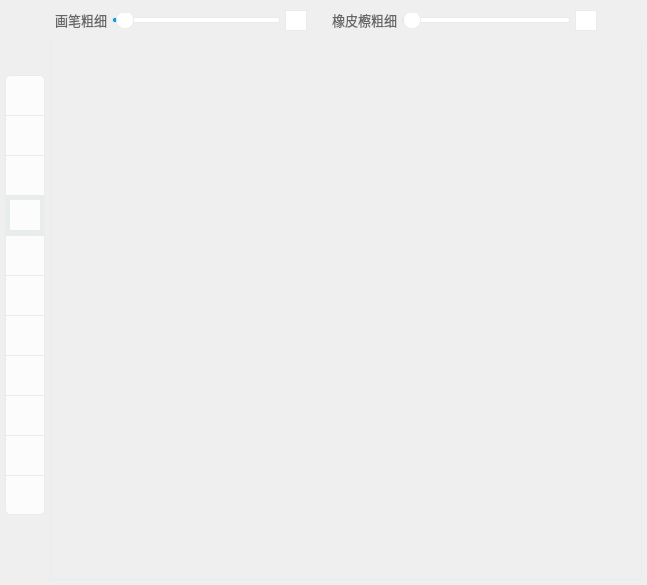
     <widget class="QWidget" name="board_tab">
      <attribute name="title">
       <string>画板</string>
      </attribute>
      <layout class="QGridLayout" name="gridLayout_3" rowstretch="0,0">
       <property name="leftMargin">
        <number>5</number>
       </property>
       <property name="topMargin">
        <number>5</number>
       </property>
       <property name="rightMargin">
        <number>5</number>
       </property>
       <property name="bottomMargin">
        <number>5</number>
       </property>
       <property name="spacing">
        <number>5</number>
       </property>
       <item row="0" column="1">
        <layout class="QHBoxLayout" name="horizontalLayout_3">
         <property name="leftMargin">
          <number>5</number>
         </property>
         <property name="topMargin">
          <number>5</number>
         </property>
         <property name="rightMargin">
          <number>5</number>
         </property>
         <property name="bottomMargin">
          <number>5</number>
         </property>
         <item>
          <widget class="QLabel" name="label_6">
           <property name="sizePolicy">
            <sizepolicy hsizetype="Fixed" vsizetype="Fixed">
             <horstretch>0</horstretch>
             <verstretch>0</verstretch>
            </sizepolicy>
           </property>
           <property name="font">
            <font>
             <family>微软雅黑</family>
             <pointsize>10</pointsize>
            </font>
           </property>
           <property name="styleSheet">
            <string notr="true">QLabel {
	color: #666666;
}</string>
           </property>
           <property name="text">
            <string>画笔粗细</string>
           </property>
          </widget>
         </item>
         <item>
          <widget class="QSlider" name="pen_width_slider">
           <property name="sizePolicy">
            <sizepolicy hsizetype="Fixed" vsizetype="Fixed">
             <horstretch>0</horstretch>
             <verstretch>0</verstretch>
            </sizepolicy>
           </property>
           <property name="minimumSize">
            <size>
             <width>168</width>
             <height>0</height>
            </size>
           </property>
           <property name="maximumSize">
            <size>
             <width>168</width>
             <height>16777215</height>
            </size>
           </property>
           <property name="styleSheet">
            <string notr="true">QSlider::groove:horizontal {
    border: 1px solid #E8ECEC;
	border-radius: 2px;
    height: 4px; 
    background: #ffffff;
}

QSlider::handle:horizontal {
    border: 1px solid #E8ECEC;
	border-radius: 2px;
    background: #ffffff;
	width: 16px;
    margin-top: -7px;
    margin-bottom: -7px;
    border-radius: 8px;
}

QSlider::sub-page:horizontal {
	border: 1px solid #E8ECEC;
	border-radius: 2px;
    height: 4px; 
    background-color: #1296db;
}</string>
           </property>
           <property name="minimum">
            <number>1</number>
           </property>
           <property name="sliderPosition">
            <number>3</number>
           </property>
           <property name="orientation">
            <enum>Qt::Horizontal</enum>
           </property>
          </widget>
         </item>
         <item>
          <widget class="QLineEdit" name="pen_width_edit">
           <property name="sizePolicy">
            <sizepolicy hsizetype="Fixed" vsizetype="Fixed">
             <horstretch>0</horstretch>
             <verstretch>0</verstretch>
            </sizepolicy>
           </property>
           <property name="minimumSize">
            <size>
             <width>22</width>
             <height>0</height>
            </size>
           </property>
           <property name="maximumSize">
            <size>
             <width>20</width>
             <height>16777215</height>
            </size>
           </property>
           <property name="font">
            <font>
             <family>微软雅黑</family>
             <pointsize>9</pointsize>
            </font>
           </property>
           <property name="styleSheet">
            <string notr="true">QLineEdit {
	border: 1px solid #E8ECEC;
}</string>
           </property>
           <property name="text">
            <string/>
           </property>
          </widget>
         </item>
         <item>
          <spacer name="horizontalSpacer_4">
           <property name="orientation">
            <enum>Qt::Horizontal</enum>
           </property>
           <property name="sizeType">
            <enum>QSizePolicy::Fixed</enum>
           </property>
           <property name="sizeHint" stdset="0">
            <size>
             <width>20</width>
             <height>20</height>
            </size>
           </property>
          </spacer>
         </item>
         <item>
          <widget class="QLabel" name="label_7">
           <property name="sizePolicy">
            <sizepolicy hsizetype="Fixed" vsizetype="Fixed">
             <horstretch>0</horstretch>
             <verstretch>0</verstretch>
            </sizepolicy>
           </property>
           <property name="font">
            <font>
             <family>微软雅黑</family>
             <pointsize>10</pointsize>
            </font>
           </property>
           <property name="styleSheet">
            <string notr="true">QLabel {
	color: #666666;
}</string>
           </property>
           <property name="text">
            <string>橡皮檫粗细</string>
           </property>
          </widget>
         </item>
         <item>
          <widget class="QSlider" name="rubber_width_slider">
           <property name="sizePolicy">
            <sizepolicy hsizetype="Fixed" vsizetype="Fixed">
             <horstretch>0</horstretch>
             <verstretch>0</verstretch>
            </sizepolicy>
           </property>
           <property name="minimumSize">
            <size>
             <width>168</width>
             <height>0</height>
            </size>
           </property>
           <property name="maximumSize">
            <size>
             <width>168</width>
             <height>16777215</height>
            </size>
           </property>
           <property name="styleSheet">
            <string notr="true">QSlider::groove:horizontal {
    border: 1px solid #E8ECEC;
	border-radius: 2px;
    height: 4px; 
    background: #ffffff;
}

QSlider::handle:horizontal {
    border: 1px solid #E8ECEC;
	border-radius: 2px;
    background: #ffffff;
	width: 16px;
    margin-top: -7px;
    margin-bottom: -7px;
    border-radius: 8px;
}

QSlider::sub-page:horizontal {
	border: 1px solid #E8ECEC;
	border-radius: 2px;
    height: 4px; 
    background-color: #1296db;
}</string>
           </property>
           <property name="minimum">
            <number>1</number>
           </property>
           <property name="orientation">
            <enum>Qt::Horizontal</enum>
           </property>
          </widget>
         </item>
         <item>
          <widget class="QLineEdit" name="rubber_width_edit">
           <property name="sizePolicy">
            <sizepolicy hsizetype="Fixed" vsizetype="Fixed">
             <horstretch>0</horstretch>
             <verstretch>0</verstretch>
            </sizepolicy>
           </property>
           <property name="minimumSize">
            <size>
             <width>22</width>
             <height>0</height>
            </size>
           </property>
           <property name="maximumSize">
            <size>
             <width>20</width>
             <height>16777215</height>
            </size>
           </property>
           <property name="font">
            <font>
             <family>微软雅黑</family>
             <pointsize>9</pointsize>
            </font>
           </property>
           <property name="styleSheet">
            <string notr="true">QLineEdit {
	border: 1px solid #E8ECEC;
}</string>
           </property>
           <property name="text">
            <string/>
           </property>
          </widget>
         </item>
         <item>
          <spacer name="horizontalSpacer_5">
           <property name="orientation">
            <enum>Qt::Horizontal</enum>
           </property>
           <property name="sizeHint" stdset="0">
            <size>
             <width>40</width>
             <height>20</height>
            </size>
           </property>
          </spacer>
         </item>
        </layout>
       </item>
       <item row="1" column="1">
        <widget class="QTabWidget" name="board_tabWidget">
         <property name="minimumSize">
          <size>
           <width>556</width>
           <height>539</height>
          </size>
         </property>
         <property name="font">
          <font>
           <family>微软雅黑</family>
           <pointsize>10</pointsize>
          </font>
         </property>
         <property name="styleSheet">
          <string notr="true">QTabBar::tab {
	padding-top: 0px;
	color: #999999;
	border: 1px solid #E8ECEC;
	border-bottom: none;
	border-top-left-radius: 3px;
	border-top-right-radius: 3px;
	height: 20px;
	width: 90px;
}

QTabBar::tab:selected {
	color: #1296db;
	border: 1px solid #E8ECEC;
	border-bottom: none;
	border-top-left-radius: 3px;
	border-top-right-radius: 3px;
	background-color: #ffffff;
	height: 20px;
	width: 90px;
}

QTabBar::tab:hover {
	background-color: #E6E6E6;
}

QTabWidget#board_tabWidget::pane {
	border: 1px solid #E8ECEC;
	border-top: none;
}

QTabBar::close-button {
	image: url(:/button/Resources/material/button/close_mini.png);
}
QTabBar::close-button:hover {
    image: url(:/button/Resources/material/button/close_mini.png);
	border-radius: 8px;
	background-color: red;
}</string>
         </property>
         <property name="tabShape">
          <enum>QTabWidget::Rounded</enum>
         </property>
         <property name="currentIndex">
          <number>-1</number>
         </property>
         <property name="tabsClosable">
          <bool>false</bool>
         </property>
        </widget>
       </item>
       <item row="1" column="0">
        <layout class="QVBoxLayout" name="verticalLayout">
         <property name="spacing">
          <number>0</number>
         </property>
         <item>
          <widget class="QPushButton" name="add_board_btn">
           <property name="cursor">
            <cursorShape>PointingHandCursor</cursorShape>
           </property>
           <property name="toolTip">
            <string>新建画板</string>
           </property>
           <property name="styleSheet">
            <string notr="true">QPushButton {
	border: none;
	background: none;
}</string>
           </property>
           <property name="text">
            <string/>
           </property>
           <property name="icon">
            <iconset resource="../../Status.qrc">
             <normaloff>:/button/Resources/material/button/新建.png</normaloff>:/button/Resources/material/button/新建.png</iconset>
           </property>
           <property name="iconSize">
            <size>
             <width>20</width>
             <height>20</height>
            </size>
           </property>
          </widget>
         </item>
         <item>
          <spacer name="verticalSpacer_2">
           <property name="orientation">
            <enum>Qt::Vertical</enum>
           </property>
           <property name="sizeType">
            <enum>QSizePolicy::Fixed</enum>
           </property>
           <property name="sizeHint" stdset="0">
            <size>
             <width>20</width>
             <height>20</height>
            </size>
           </property>
          </spacer>
         </item>
         <item>
          <widget class="QPushButton" name="black_pen_btn">
           <property name="minimumSize">
            <size>
             <width>40</width>
             <height>40</height>
            </size>
           </property>
           <property name="maximumSize">
            <size>
             <width>40</width>
             <height>40</height>
            </size>
           </property>
           <property name="cursor">
            <cursorShape>PointingHandCursor</cursorShape>
           </property>
           <property name="toolTip">
            <string>黑笔</string>
           </property>
           <property name="styleSheet">
            <string notr="true">QPushButton {
	border: 1px solid #E8ECEC;
	border-bottom: none;
	border-top-left-radius: 5px;
	border-top-right-radius: 5px;
	background-color: #FCFCFC;
}

QPushButton:hover {
	background-color: #E3E3E3;
}

QPushButton:checked {
	background-color: #CACACA;
}</string>
           </property>
           <property name="text">
            <string/>
           </property>
           <property name="icon">
            <iconset resource="../../Status.qrc">
             <normaloff>:/button/Resources/material/button/pen#000000.png</normaloff>:/button/Resources/material/button/pen#000000.png</iconset>
           </property>
           <property name="iconSize">
            <size>
             <width>20</width>
             <height>20</height>
            </size>
           </property>
           <property name="checkable">
            <bool>true</bool>
           </property>
           <attribute name="buttonGroup">
            <string notr="true">buttonGroup</string>
           </attribute>
          </widget>
         </item>
         <item>
          <widget class="QPushButton" name="red_pen_btn">
           <property name="minimumSize">
            <size>
             <width>40</width>
             <height>40</height>
            </size>
           </property>
           <property name="maximumSize">
            <size>
             <width>40</width>
             <height>40</height>
            </size>
           </property>
           <property name="cursor">
            <cursorShape>PointingHandCursor</cursorShape>
           </property>
           <property name="toolTip">
            <string>红笔</string>
           </property>
           <property name="styleSheet">
            <string notr="true">QPushButton {
	border: 1px solid #E8ECEC;
	border-bottom: none;
	background-color: #FCFCFC;
}

QPushButton:hover {
	background-color: #E3E3E3;
}

QPushButton:checked {
	background-color: #CACACA;
}</string>
           </property>
           <property name="text">
            <string/>
           </property>
           <property name="icon">
            <iconset resource="../../Status.qrc">
             <normaloff>:/button/Resources/material/button/pend#d81e06.png</normaloff>:/button/Resources/material/button/pend#d81e06.png</iconset>
           </property>
           <property name="iconSize">
            <size>
             <width>20</width>
             <height>20</height>
            </size>
           </property>
           <property name="checkable">
            <bool>true</bool>
           </property>
           <attribute name="buttonGroup">
            <string notr="true">buttonGroup</string>
           </attribute>
          </widget>
         </item>
         <item>
          <widget class="QPushButton" name="blue_pen_btn">
           <property name="minimumSize">
            <size>
             <width>40</width>
             <height>40</height>
            </size>
           </property>
           <property name="maximumSize">
            <size>
             <width>40</width>
             <height>40</height>
            </size>
           </property>
           <property name="cursor">
            <cursorShape>PointingHandCursor</cursorShape>
           </property>
           <property name="toolTip">
            <string>蓝笔</string>
           </property>
           <property name="styleSheet">
            <string notr="true">QPushButton {
	border: 1px solid #E8ECEC;
	border-bottom: none;
	background-color: #FCFCFC;
}

QPushButton:hover {
	background-color: #E3E3E3;
}

QPushButton:checked {
	background-color: #CACACA;
}</string>
           </property>
           <property name="text">
            <string/>
           </property>
           <property name="icon">
            <iconset resource="../../Status.qrc">
             <normaloff>:/button/Resources/material/button/pen#1296db.png</normaloff>:/button/Resources/material/button/pen#1296db.png</iconset>
           </property>
           <property name="iconSize">
            <size>
             <width>20</width>
             <height>20</height>
            </size>
           </property>
           <property name="checkable">
            <bool>true</bool>
           </property>
           <attribute name="buttonGroup">
            <string notr="true">buttonGroup</string>
           </attribute>
          </widget>
         </item>
         <item>
          <widget class="QPushButton" name="color_pen_btn">
           <property name="minimumSize">
            <size>
             <width>40</width>
             <height>40</height>
            </size>
           </property>
           <property name="maximumSize">
            <size>
             <width>40</width>
             <height>40</height>
            </size>
           </property>
           <property name="cursor">
            <cursorShape>PointingHandCursor</cursorShape>
           </property>
           <property name="toolTip">
            <string>自定义颜色</string>
           </property>
           <property name="styleSheet">
            <string notr="true">QPushButton {
	border: 5px solid #E8ECEC;
	background-color: #FCFCFC;
}

QPushButton:hover {
	background-color: #E3E3E3;
}

QPushButton:checked {
	background-color: #CACACA;
}</string>
           </property>
           <property name="text">
            <string/>
           </property>
           <property name="icon">
            <iconset resource="../../Status.qrc">
             <normaloff>:/button/Resources/material/button/color.png</normaloff>:/button/Resources/material/button/color.png</iconset>
           </property>
           <property name="iconSize">
            <size>
             <width>20</width>
             <height>20</height>
            </size>
           </property>
           <property name="checkable">
            <bool>true</bool>
           </property>
           <attribute name="buttonGroup">
            <string notr="true">buttonGroup</string>
           </attribute>
          </widget>
         </item>
         <item>
          <widget class="QPushButton" name="text_btn">
           <property name="minimumSize">
            <size>
             <width>40</width>
             <height>40</height>
            </size>
           </property>
           <property name="maximumSize">
            <size>
             <width>40</width>
             <height>40</height>
            </size>
           </property>
           <property name="cursor">
            <cursorShape>PointingHandCursor</cursorShape>
           </property>
           <property name="toolTip">
            <string>插入文本</string>
           </property>
           <property name="styleSheet">
            <string notr="true">QPushButton {
	border: 1px solid #E8ECEC;
	border-bottom: none;
	background-color: #FCFCFC;
}

QPushButton:hover {
	background-color: #E3E3E3;
}

QPushButton:checked {
	background-color: #CACACA;
}</string>
           </property>
           <property name="text">
            <string/>
           </property>
           <property name="icon">
            <iconset resource="../../Status.qrc">
             <normaloff>:/button/Resources/material/button/text.png</normaloff>:/button/Resources/material/button/text.png</iconset>
           </property>
           <property name="iconSize">
            <size>
             <width>20</width>
             <height>20</height>
            </size>
           </property>
           <property name="checkable">
            <bool>true</bool>
           </property>
           <attribute name="buttonGroup">
            <string notr="true">buttonGroup</string>
           </attribute>
          </widget>
         </item>
         <item>
          <widget class="QPushButton" name="line_btn">
           <property name="minimumSize">
            <size>
             <width>40</width>
             <height>40</height>
            </size>
           </property>
           <property name="maximumSize">
            <size>
             <width>40</width>
             <height>40</height>
            </size>
           </property>
           <property name="cursor">
            <cursorShape>PointingHandCursor</cursorShape>
           </property>
           <property name="toolTip">
            <string>直线</string>
           </property>
           <property name="styleSheet">
            <string notr="true">QPushButton {
	border: 1px solid #E8ECEC;
	border-bottom: none;
	background-color: #FCFCFC;
}

QPushButton:hover {
	background-color: #E3E3E3;
}

QPushButton:checked {
	background-color: #CACACA;
}</string>
           </property>
           <property name="text">
            <string/>
           </property>
           <property name="icon">
            <iconset resource="../../Status.qrc">
             <normaloff>:/button/Resources/material/button/line.png</normaloff>:/button/Resources/material/button/line.png</iconset>
           </property>
           <property name="iconSize">
            <size>
             <width>20</width>
             <height>20</height>
            </size>
           </property>
           <property name="checkable">
            <bool>true</bool>
           </property>
           <attribute name="buttonGroup">
            <string notr="true">buttonGroup</string>
           </attribute>
          </widget>
         </item>
         <item>
          <widget class="QPushButton" name="rect_btn">
           <property name="minimumSize">
            <size>
             <width>40</width>
             <height>40</height>
            </size>
           </property>
           <property name="maximumSize">
            <size>
             <width>40</width>
             <height>40</height>
            </size>
           </property>
           <property name="cursor">
            <cursorShape>PointingHandCursor</cursorShape>
           </property>
           <property name="toolTip">
            <string>矩形</string>
           </property>
           <property name="styleSheet">
            <string notr="true">QPushButton {
	border: 1px solid #E8ECEC;
	border-bottom: none;
	background-color: #FCFCFC;
}

QPushButton:hover {
	background-color: #E3E3E3;
}

QPushButton:checked {
	background-color: #CACACA;
}</string>
           </property>
           <property name="text">
            <string/>
           </property>
           <property name="icon">
            <iconset resource="../../Status.qrc">
             <normaloff>:/button/Resources/material/button/rect.png</normaloff>:/button/Resources/material/button/rect.png</iconset>
           </property>
           <property name="iconSize">
            <size>
             <width>20</width>
             <height>20</height>
            </size>
           </property>
           <property name="checkable">
            <bool>true</bool>
           </property>
           <attribute name="buttonGroup">
            <string notr="true">buttonGroup</string>
           </attribute>
          </widget>
         </item>
         <item>
          <widget class="QPushButton" name="ellipse_btn">
           <property name="minimumSize">
            <size>
             <width>40</width>
             <height>40</height>
            </size>
           </property>
           <property name="maximumSize">
            <size>
             <width>40</width>
             <height>40</height>
            </size>
           </property>
           <property name="cursor">
            <cursorShape>PointingHandCursor</cursorShape>
           </property>
           <property name="toolTip">
            <string>椭圆</string>
           </property>
           <property name="styleSheet">
            <string notr="true">QPushButton {
	border: 1px solid #E8ECEC;
	border-bottom: none;
	background-color: #FCFCFC;
}

QPushButton:hover {
	background-color: #E3E3E3;
}

QPushButton:checked {
	background-color: #CACACA;
}</string>
           </property>
           <property name="text">
            <string/>
           </property>
           <property name="icon">
            <iconset resource="../../Status.qrc">
             <normaloff>:/button/Resources/material/button/circle.png</normaloff>:/button/Resources/material/button/circle.png</iconset>
           </property>
           <property name="iconSize">
            <size>
             <width>20</width>
             <height>20</height>
            </size>
           </property>
           <property name="checkable">
            <bool>true</bool>
           </property>
           <attribute name="buttonGroup">
            <string notr="true">buttonGroup</string>
           </attribute>
          </widget>
         </item>
         <item>
          <widget class="QPushButton" name="clear_btn">
           <property name="minimumSize">
            <size>
             <width>40</width>
             <height>40</height>
            </size>
           </property>
           <property name="maximumSize">
            <size>
             <width>40</width>
             <height>40</height>
            </size>
           </property>
           <property name="cursor">
            <cursorShape>PointingHandCursor</cursorShape>
           </property>
           <property name="toolTip">
            <string>清空画板</string>
           </property>
           <property name="styleSheet">
            <string notr="true">QPushButton {
	border: 1px solid #E8ECEC;
	border-bottom: none;
	background-color: #FCFCFC;
}

QPushButton:hover {
	background-color: #E3E3E3;
}

QPushButton:pressed {
	background-color: #CACACA;
}</string>
           </property>
           <property name="text">
            <string/>
           </property>
           <property name="icon">
            <iconset resource="../../Status.qrc">
             <normaloff>:/button/Resources/material/button/clear.png</normaloff>:/button/Resources/material/button/clear.png</iconset>
           </property>
           <property name="iconSize">
            <size>
             <width>20</width>
             <height>20</height>
            </size>
           </property>
           <property name="checkable">
            <bool>false</bool>
           </property>
          </widget>
         </item>
         <item>
          <widget class="QPushButton" name="undo_btn">
           <property name="minimumSize">
            <size>
             <width>40</width>
             <height>40</height>
            </size>
           </property>
           <property name="maximumSize">
            <size>
             <width>40</width>
             <height>40</height>
            </size>
           </property>
           <property name="cursor">
            <cursorShape>PointingHandCursor</cursorShape>
           </property>
           <property name="toolTip">
            <string>撤销</string>
           </property>
           <property name="styleSheet">
            <string notr="true">QPushButton {
	border: 1px solid #E8ECEC;
	border-bottom: none;
	background-color: #FCFCFC;
}

QPushButton:hover {
	background-color: #E3E3E3;
}

QPushButton:pressed {
	background-color: #CACACA;
}</string>
           </property>
           <property name="text">
            <string/>
           </property>
           <property name="icon">
            <iconset resource="../../Status.qrc">
             <normaloff>:/button/Resources/material/button/undo.png</normaloff>:/button/Resources/material/button/undo.png</iconset>
           </property>
           <property name="iconSize">
            <size>
             <width>20</width>
             <height>20</height>
            </size>
           </property>
           <property name="checkable">
            <bool>false</bool>
           </property>
          </widget>
         </item>
         <item>
          <widget class="QPushButton" name="rubber_btn">
           <property name="minimumSize">
            <size>
             <width>40</width>
             <height>40</height>
            </size>
           </property>
           <property name="maximumSize">
            <size>
             <width>40</width>
             <height>40</height>
            </size>
           </property>
           <property name="cursor">
            <cursorShape>PointingHandCursor</cursorShape>
           </property>
           <property name="toolTip">
            <string>橡皮檫</string>
           </property>
           <property name="styleSheet">
            <string notr="true">QPushButton {
	border: 1px solid #E8ECEC;
	border-bottom-left-radius: 5px;
	border-bottom-right-radius: 5px;
	background-color: #FCFCFC;
}

QPushButton:hover {
	background-color: #E3E3E3;
}

QPushButton:checked {
	background-color: #CACACA;
}</string>
           </property>
           <property name="text">
            <string/>
           </property>
           <property name="icon">
            <iconset resource="../../Status.qrc">
             <normaloff>:/button/Resources/material/button/rubber.png</normaloff>:/button/Resources/material/button/rubber.png</iconset>
           </property>
           <property name="iconSize">
            <size>
             <width>20</width>
             <height>20</height>
            </size>
           </property>
           <property name="checkable">
            <bool>true</bool>
           </property>
           <attribute name="buttonGroup">
            <string notr="true">buttonGroup</string>
           </attribute>
          </widget>
         </item>
         <item>
          <spacer name="verticalSpacer">
           <property name="orientation">
            <enum>Qt::Vertical</enum>
           </property>
           <property name="sizeHint" stdset="0">
            <size>
             <width>20</width>
             <height>40</height>
            </size>
           </property>
          </spacer>
         </item>
        </layout>
       </item>
      </layout>
     </widget>
